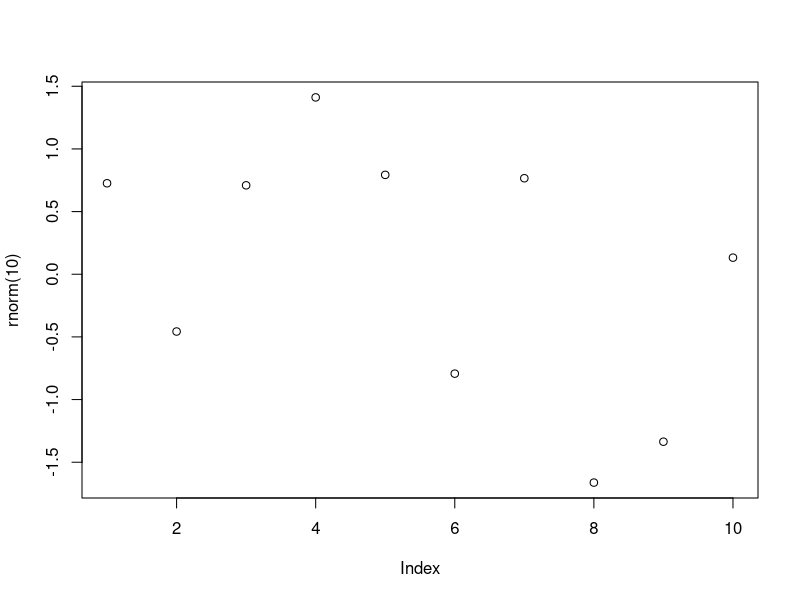

This figure's R source:
#objeto no R
#<- 
  
  ?sample
args(sample)
args(mean)
args(sd)


#funçoes build-in
abs(-43)
sum(c(1,5))
mean(c(1:5))
round(c(1.1:5.8))
rev(c(1:5))

sort(rev(c(1:5)))

append(c(1:5), 6)

v1 = c(1.5,7,8.1,3.7,6.3)
v2 = rev(v1)
v2

#funçoes dentro de funçoes

plot(rnorm(10))
mean(c(abs(v1), abs(v2)))


#CRIANDO FUNCOES 04:00 TRABALHANDO COM FUNÇÕES EM R PARTE 1/2
     